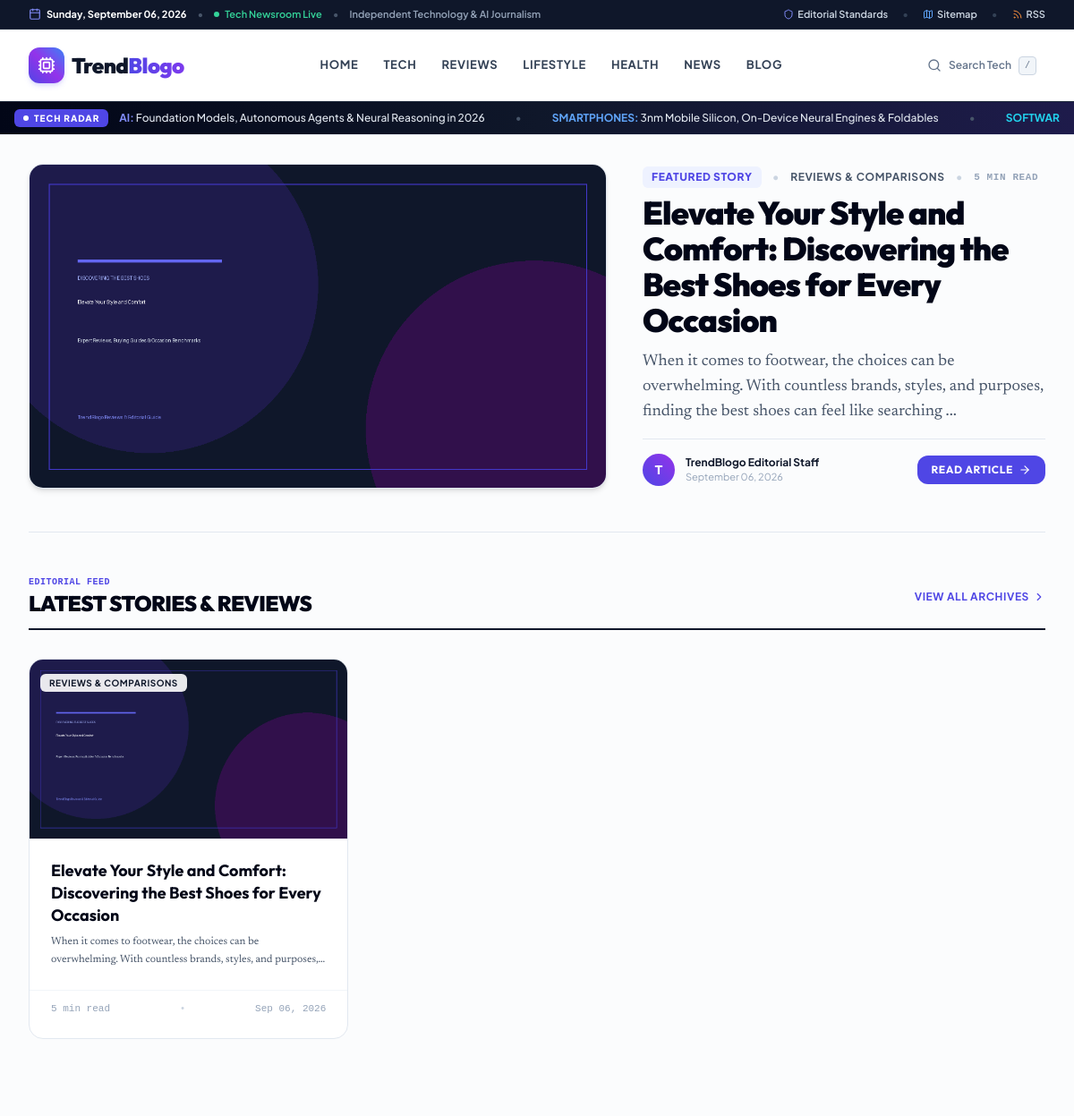
Before: / (upper part) with the older database file.
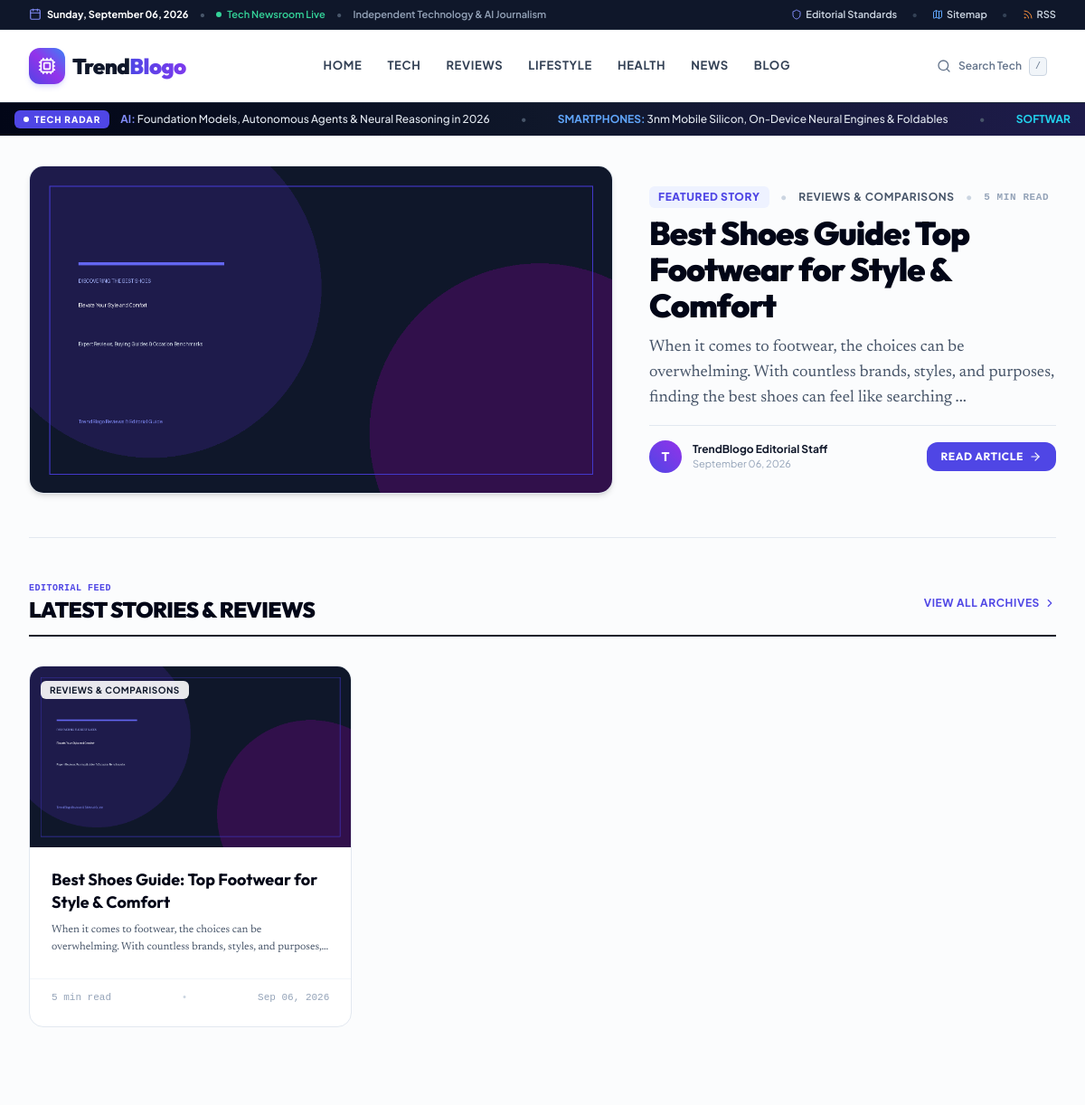
After: the same page with the newer database file.
### app/models/article.py (models this page shows)
class Article(Base):
    __tablename__ = "articles"
    id = Column(Integer, primary_key=True, index=True)
    title = Column(String(255), nullable=False)
    slug = Column(String(255), unique=True, index=True, nullable=False)
    primary_keyword = Column(String(150), index=True, nullable=False)
    secondary_keywords = Column(Text, nullable=True)
    search_intent = Column(String(50), default="informational")
    template_type = Column(String(50), default="ultimate_guide")
    summary = Column(Text, nullable=True)
    content = Column(Text, nullable=False)  # Markdown format
    html_content = Column(Text, nullable=True)  # Rendered HTML
    featured_image = Column(String(255), nullable=False)
    featured_image_alt = Column(String(255), nullable=False)
    featured_image_caption = Column(String(255), nullable=True)
    image_1_url = Column(String(255), nullable=True)
    image_1_alt = Column(String(255), nullable=True)
    image_1_caption = Column(String(255), nullable=True)
    image_2_url = Column(String(255), nullable=True)
    image_2_alt = Column(String(255), nullable=True)
    image_2_caption = Column(String(255), nullable=True)
    image_3_url = Column(String(255), nullable=True)
    image_3_alt = Column(String(255), nullable=True)
    image_3_caption = Column(String(255), nullable=True)
    category_id = Column(Integer, ForeignKey("categories.id", ondelete="SET NULL"), nullable=True)
    author_name = Column(String(100), default="Editorial Team")
    author_slug = Column(String(100), default="editorial-team", index=True)
    status = Column(String(30), default="published", index=True)  # draft, published, scheduled
    scheduled_at = Column(DateTime, nullable=True)
    published_at = Column(DateTime, default=datetime.utcnow, index=True)
    created_at = Column(DateTime, default=datetime.utcnow)
    updated_at = Column(DateTime, default=datetime.utcnow, onupdate=datetime.utcnow)
    word_count = Column(Integer, default=0)
    reading_time = Column(Integer, default=5)  # minutes
    view_count = Column(Integer, default=0)
    seo_title = Column(String(150), nullable=True)
    meta_description = Column(String(320), nullable=True)
    canonical_url = Column(String(255), nullable=True)
    og_title = Column(String(150), nullable=True)
    og_description = Column(String(320), nullable=True)
    schema_json = Column(Text, nullable=True)
    quality_score = Column(Float, default=95.0)
    quality_report = Column(Text, nullable=True)  # JSON string
    category = relationship("Category", back_populates="articles")
    tags = relationship("ArticleTag", back_populates="article", cascade="all, delete-orphan")
    internal_links_out = relationship("InternalLink", foreign_keys="InternalLink.source_article_id", cascade="all, delete-orphan")
    external_links = relationship("ExternalLink", cascade="all, delete-orphan")

class Category(Base):
    __tablename__ = "categories"
    id = Column(Integer, primary_key=True, index=True)
    name = Column(String(100), unique=True, nullable=False)
    slug = Column(String(100), unique=True, index=True, nullable=False)
    description = Column(Text, nullable=True)
    color = Column(String(30), default="#4F46E5")
    icon = Column(String(50), default="folder")
    created_at = Column(DateTime, default=datetime.utcnow)
    articles = relationship("Article", back_populates="category")

### app/routes/public.py (the view)
@router.get("/", response_class=HTMLResponse)
def home(request: Request, db: Session = Depends(get_db)):
    ctx = get_common_context(db, request)
    all_articles = db.query(Article).filter(Article.status == "published").order_by(desc(Article.published_at)).limit(20).all()
    featured_post = all_articles[0] if all_articles else None
    latest_posts = all_articles[1:] if len(all_articles) > 1 else []
    total_articles = len(all_articles)
    sections = db.query(HomepageSection).filter(HomepageSection.is_enabled == True).order_by(HomepageSection.sort_order).all()
    sections_map = {s.section_key: s for s in sections}
    ctx.update({
        "featured_post": featured_post,
        "latest_posts": latest_posts,
        "all_articles": all_articles,
        "total_articles": total_articles,
        "sections": sections,
        "sections_map": sections_map,
        "title": "TrendBlogo — Modern Journal & Technology Magazine",
        "meta_desc": "Explore top guides, independent reviews, and comprehensive articles published on TrendBlogo."
    })
    return templates.TemplateResponse(request=request, name="index.html", context=ctx)

### app/templates/index.html (shortened to what the changed rows need)
{% extends "base.html" %}
{% block content %}
<div class="max-w-7xl mx-auto px-4 sm:px-6 lg:px-8 py-8">
  {% if featured_post %}
  <section class="pb-12 border-b border-slate-200" aria-label="Featured Story">
    <div class="grid grid-cols-1 lg:grid-cols-12 gap-8 lg:gap-10 items-center">
      <div class="lg:col-span-7">
        <a href="/blog/{{ featured_post.slug }}" class="block rounded-2xl overflow-hidden bg-slate-100 shadow-md border border-slate-200 aspect-[16/9] relative group">
          {% if featured_post.featured_image %}
          <img src="{{ featured_post.featured_image }}"
               alt="{{ featured_post.featured_image_alt or featured_post.title }}"
               width="1200"
               height="675"
               fetchpriority="high"
               loading="eager"
               decoding="async"
               class="w-full h-full object-cover group-hover:scale-102 transition duration-500">
          {% else %}
          <div class="w-full h-full flex items-center justify-center bg-gradient-to-tr from-slate-900 to-indigo-950 text-white font-mono text-sm">
            TrendBlogo Featured
          </div>
          {% endif %}
        </a>
      </div>
      <div class="lg:col-span-5 flex flex-col justify-between space-y-4">
        <div>
          <div class="flex items-center space-x-3 text-xs font-bold uppercase tracking-wider mb-2">
            <span class="px-2.5 py-1 bg-indigo-50 text-indigo-600 rounded-md font-extrabold">
              Featured Story
            </span>
            <span class="text-slate-300">•</span>
            <a href="/category/{{ featured_post.category.slug if featured_post.category else 'reviews' }}" class="text-slate-600 hover:text-indigo-600 transition">
              {{ featured_post.category.name if featured_post.category else "Reviews" }}
            </a>
            <span class="text-slate-300">•</span>
            <span class="text-slate-400 font-mono text-[11px]">{{ featured_post.reading_time }} min read</span>
          </div>
          <h1 class="font-display text-2xl sm:text-4xl font-black text-slate-950 tracking-tight leading-[1.2] hover:text-indigo-600 transition">
            <a href="/blog/{{ featured_post.slug }}">{{ featured_post.title }}</a>
          </h1>
          <p class="font-editorial text-base sm:text-lg text-slate-600 leading-relaxed mt-3">
            {{ featured_post.summary }}
          </p>
        </div>
        <div class="flex items-center justify-between pt-4 border-t border-slate-200 text-xs">
          <div class="flex items-center space-x-3">
            <div class="w-9 h-9 rounded-full bg-gradient-to-tr from-indigo-600 to-purple-600 text-white font-display font-bold flex items-center justify-center text-sm shadow-xs">
              {{ (featured_post.author_name or "T")[0] }}
            </div>
            <div>
              <p class="font-bold text-slate-900">{{ featured_post.author_name or "TrendBlogo Editorial Staff" }}</p>
              <p class="text-[11px] text-slate-400">{{ featured_post.published_at.strftime("%B %d, %Y") if featured_post.published_at else "Recently Published" }}</p>
            </div>
          </div>
          <a href="/blog/{{ featured_post.slug }}" class="px-4 py-2 bg-indigo-600 hover:bg-indigo-700 text-white font-display font-bold text-xs uppercase tracking-wider rounded-xl transition shadow-xs flex items-center">
            Read Article <i data-lucide="arrow-right" class="w-3.5 h-3.5 ml-1.5"></i>
          </a>
        </div>
      </div>
    </div>
  </section>
  {% endif %}
  <section class="py-12" aria-label="Latest Articles">
    <div class="pb-3 border-b-2 border-slate-900 mb-8 flex items-center justify-between">
      <div>
        <h2 class="font-display font-black text-2xl uppercase tracking-tight text-slate-950">
          Latest Stories &amp; Reviews
        </h2>
      </div>
    </div>
    {% if all_articles and all_articles|length > 0 %}
    <div class="grid grid-cols-1 md:grid-cols-2 lg:grid-cols-3 gap-8">
      {% for post in all_articles %}
      <article class="group bg-white rounded-2xl border border-slate-200 overflow-hidden hover:shadow-lg transition flex flex-col justify-between">
        <div>
          <a href="/blog/{{ post.slug }}" class="block aspect-[16/9] overflow-hidden bg-slate-100 relative">
            {% if post.featured_image %}
            <img src="{{ post.featured_image }}"
                 alt="{{ post.featured_image_alt or post.title }}"
                 loading="lazy"
                 class="w-full h-full object-cover group-hover:scale-105 transition duration-300">
            {% else %}
            <div class="w-full h-full flex items-center justify-center bg-slate-900 text-white font-mono text-xs">TrendBlogo</div>
            {% endif %}
            <div class="absolute top-3 left-3">
              <span class="px-2.5 py-1 bg-white/90 backdrop-blur-md rounded-md text-[10px] font-bold uppercase tracking-wider text-slate-900 shadow-xs">
                {{ post.category.name if post.category else "Review" }}
              </span>
            </div>
          </a>
          <div class="p-6">
            <h3 class="font-display font-bold text-lg text-slate-950 group-hover:text-indigo-600 transition leading-snug mb-2">
              <a href="/blog/{{ post.slug }}">{{ post.title }}</a>
            </h3>
            <p class="font-editorial text-xs text-slate-600 line-clamp-2 leading-relaxed">
              {{ post.summary }}
            </p>
          </div>
        </div>
        <div class="px-6 pb-6 pt-3 border-t border-slate-100 flex items-center justify-between text-[11px] text-slate-400 font-mono">
          <span>{{ post.reading_time }} min read</span>
          <span class="text-slate-300">•</span>
          <span>{{ post.published_at.strftime("%b %d, %Y") if post.published_at else "Recently" }}</span>
        </div>
      </article>
      {% endfor %}
    </div>
    {% else %}
    <div class="p-12 text-center rounded-2xl bg-slate-50 border border-slate-200">
      <p class="text-sm font-medium text-slate-600">No articles available right now.</p>
    </div>
    {% endif %}
  </section>
</div>
{% endblock %}

Changed rows visible on the page:
changed Article "TrendBlogo Editorial Staff": title "Elevate Your Style and Comfort: Discovering the Best Shoes for Every Occasion" → "Best Shoes Guide: Top Footwear for Style & Comfort"
